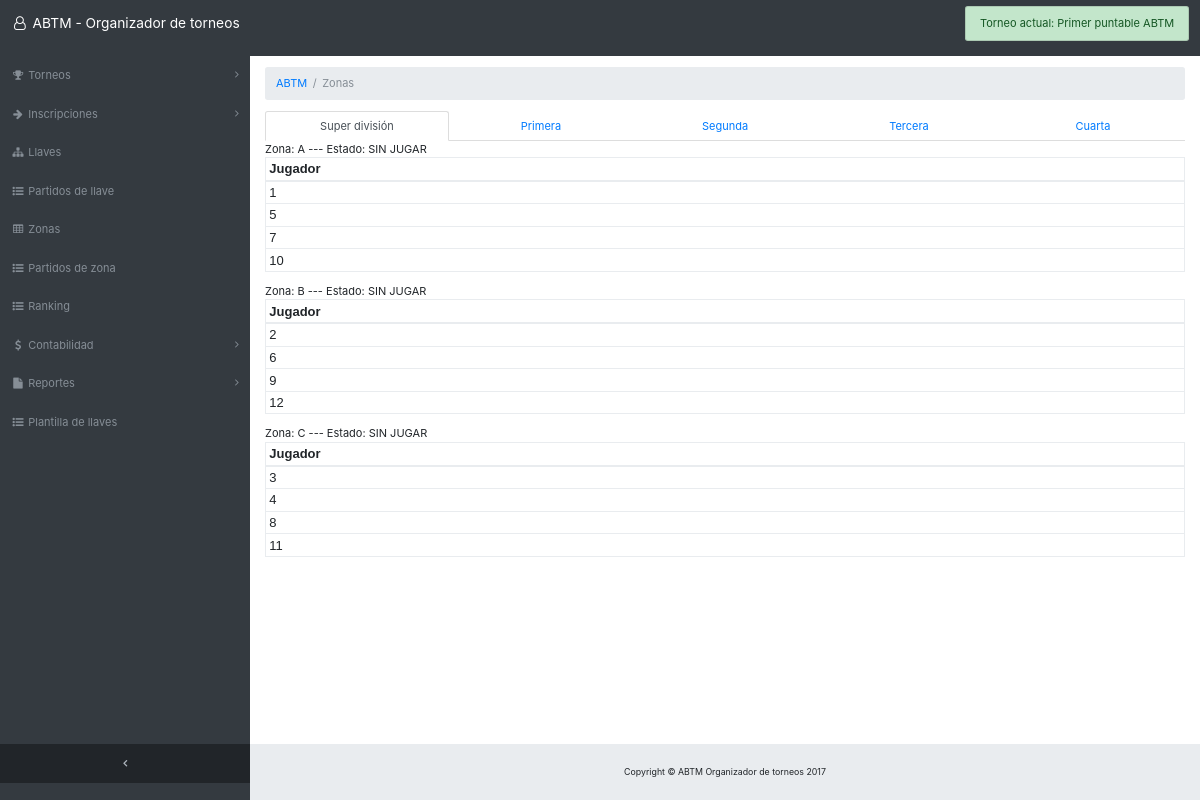
Page /welcome/zonas on the committed database.
### tables this page shows
CREATE TABLE IF NOT EXISTS `zona` (
  `id` bigint(20) NOT NULL AUTO_INCREMENT,
  `letra` char(50) DEFAULT NULL,
  `torneo` bigint(20) DEFAULT NULL,
  `categoria` int(11) DEFAULT NULL,
  `jugador1` bigint(20) DEFAULT NULL,
  `jugador2` bigint(20) DEFAULT NULL,
  `jugador3` bigint(20) DEFAULT NULL,
  `jugador4` bigint(20) DEFAULT NULL,
  `jugador5` bigint(20) DEFAULT NULL,
  `pos1` int(11) DEFAULT NULL,
  `pos2` int(11) DEFAULT NULL,
  `pos3` int(11) DEFAULT NULL,
  `pos4` int(11) DEFAULT NULL,
  `pos5` int(11) DEFAULT NULL,
  `estado` varchar(50) DEFAULT NULL,
  `fechahora` datetime DEFAULT CURRENT_TIMESTAMP,
  PRIMARY KEY (`id`)
);

### application/controllers/Welcome.php (called while the page is built, shortened)
<?php
class Welcome extends CI_Controller {
	function __construct(){
		$this->load->model('torneo_model');
	}
	public function zonas()
	{
		$torneo = $this->torneo_model->obtenerTorneoActual();
		$row = $torneo->first_row();
		$zonas_sd=  $this->torneo_model->obtenerZonas($row->id, 0);
		$data= array();
		if (isset($zonas_sd))
		$data['zonas_sd']= $zonas_sd->result();
		$t['nombre_torneo']=$row->nombre;
		$this->load->view('menu');
		$this->load->view('header', $t);
		$this->load->view('zonas', $data);
	}
}

### index.php (called while the page is built, shortened)
<?php
require_once BASEPATH.'core/CodeIgniter.php';

### application/models/torneo_model.php (called while the page is built, shortened)
<?php
class torneo_model extends CI_Model {
	public function obtenerTorneoActual()
	{
	    $this->db->where('activo =', TRUE);
	    $q= $this->db->get('torneo');
	    if ($q->num_rows() >0 ) return $q;
	}
	function obtenerZonas($torneo, $categoria){
		$this->db->where('p.torneo =', $torneo);
		$this->db->where('p.categoria =', $categoria);
		$this->db->from('zona as p');
		$query = $this->db->get();
		if ($query->num_rows() >0 ) return $query;
			}
}
?>

### application/views/zonas.php (the view, shortened to what this page needs)
    <div class="content-wrapper">
      <div class="container-fluid">
        <ol class="breadcrumb">
          <li class="breadcrumb-item">
            <a href="#">ABTM</a>
          </li>
          <li class="breadcrumb-item active">Zonas</li>
        </ol>
<ul class="nav nav-tabs nav-justified" role="tablist">
  <li class="nav-item">
    <a class="nav-link active" data-toggle="tab" href="#sd" role="tab">Super división</a>
  </li>
  <li class="nav-item">
    <a class="nav-link" data-toggle="tab" href="#primera" role="tab">Primera</a>
  </li>
  <li class="nav-item">
    <a class="nav-link" data-toggle="tab" href="#segunda" role="tab">Segunda</a>
  </li>
  <li class="nav-item">
    <a class="nav-link" data-toggle="tab" href="#tercera" role="tab">Tercera</a>
  </li>
  <li class="nav-item">
    <a class="nav-link" data-toggle="tab" href="#cuarta" role="tab">Cuarta</a>
  </li>
</ul>
<div class="tab-content">
  <div class="tab-pane active" id="sd" role="tabpanel">
            <div class="panel panel-primary">
                        <?php
                                    if (isset($zonas_sd)){
                                     for($i=0; $i<sizeof($zonas_sd); $i++){ ?>
                        <div class="panel-heading">
                            Zona: <?php echo $zonas_sd[$i]->letra;?>
                            ---
                            Estado: <?php echo $zonas_sd[$i]->estado;?>
                        </div>
                        <div class="panel-body">
                            <div class="table-responsive">
                                <table class="table table-bordered table-sm">
                                    <thead>
                                        <tr>
                                            <th>Jugador</th>
                                        </tr>
                                    </thead>
                                    <tbody>
                                        <tr>
                                            <td><?php echo $zonas_sd[$i]->jugador1;?>
                                            </td>
                                        </tr>
                                        <tr>
                                            <td><?php echo $zonas_sd[$i]->jugador2;?>
                                            </td>
                                        </tr>
                                        <tr>
                                            <td><?php echo $zonas_sd[$i]->jugador3;?>
                                            </td>
                                        </tr>
                                        <tr>
                                            <td><?php echo $zonas_sd[$i]->jugador4;?>
                                            </td>
                                        </tr>
                                    </tbody>
                                </table>
                            </div>
                        </div>
                        <?php } }?>
                    </div>
  </div>
</div>
      </div>
    </div>
    <footer class="sticky-footer">
      <div class="container">
        <div class="text-center">
          <small>Copyright &copy; ABTM Organizador de torneos 2017</small>
        </div>
      </div>
    </footer>
  </body>
</html>

### rows in the picture
zona: letra "A", estado "SIN JUGAR", jugador1 "1", jugador2 "5", jugador3 "7", jugador4 "10"
zona: letra "B", estado "SIN JUGAR", jugador1 "2", jugador2 "6", jugador3 "9", jugador4 "12"
zona: letra "C", estado "SIN JUGAR", jugador1 "3", jugador2 "4", jugador3 "8", jugador4 "11"

### other values in the picture
$nombre_torneo "Primer puntable ABTM"
